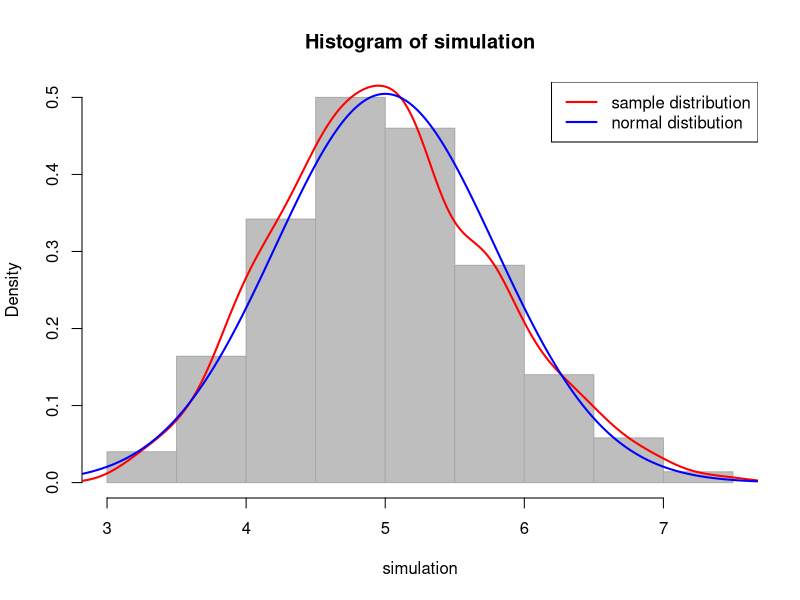

Recreate this plot in R.
## ---- chunk 1
set.seed(1)
n <- 40
trials <- 1000
lambda <- 0.2
simulation <- sapply(rep(1, trials), function(x) x * mean(rexp(n, lambda)))
## ---- chunk 2
median(simulation)
## ---- chunk 3
theoretical.mean <- 1/lambda
theoretical.mean
## ---- chunk 4
var(simulation)
## ---- chunk 5
theoretical.variance <- 1/n * (1/lambda)^2
theoretical.variance
## ---- chunk 6
hist(simulation, prob=TRUE, col="grey", border="dark grey")
lines(density(simulation), lwd=2, col="red")
# Plot a normal distribution using theoretical parameters
x.norm <- seq(min(density(simulation)$x), max(density(simulation)$x), length=1000)
y.norm <- dnorm(x.norm, mean = theoretical.mean, sd = sqrt(theoretical.variance))
lines(x.norm, y.norm, lwd=2, col="blue")
legend("topright", c("sample distribution", "normal distibution"), col = c("red", "blue"), lwd=2)
